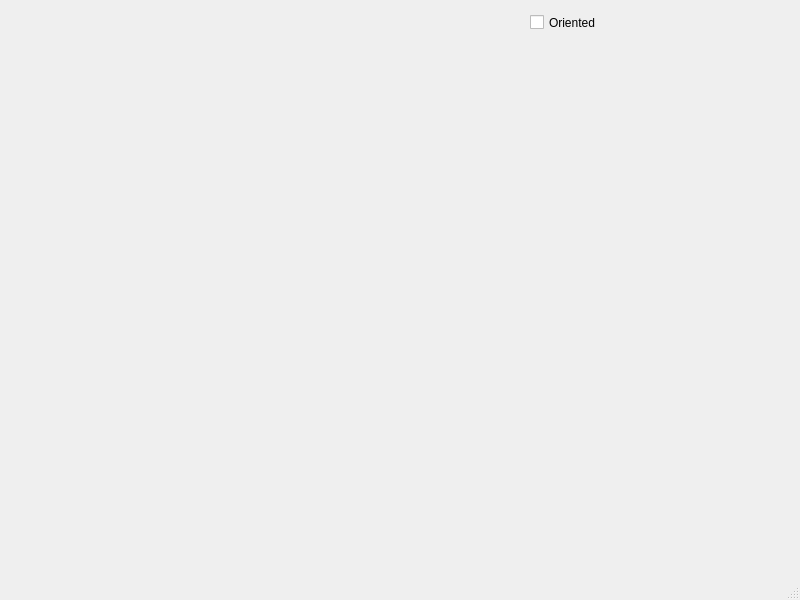
<?xml version="1.0" encoding="UTF-8"?>
<ui version="4.0">
 <class>MainWindow</class>
 <widget class="QMainWindow" name="MainWindow">
  <property name="geometry">
   <rect>
    <x>0</x>
    <y>0</y>
    <width>800</width>
    <height>600</height>
   </rect>
  </property>
  <property name="windowTitle">
   <string>MainWindow</string>
  </property>
  <widget class="QWidget" name="centralwidget">
   <widget class="QCheckBox" name="checkBox">
    <property name="geometry">
     <rect>
      <x>530</x>
      <y>10</y>
      <width>92</width>
      <height>25</height>
     </rect>
    </property>
    <property name="text">
     <string>Oriented</string>
    </property>
   </widget>
  </widget>
  <widget class="QMenuBar" name="menubar">
   <property name="geometry">
    <rect>
     <x>0</x>
     <y>0</y>
     <width>800</width>
     <height>25</height>
    </rect>
   </property>
  </widget>
  <widget class="QStatusBar" name="statusbar"/>
 </widget>
 <resources/>
 <connections/>
</ui>
